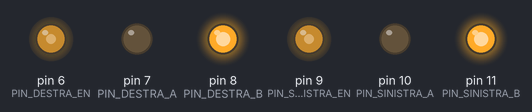
The sketch below on a simulated Arduino Uno, built with avr-gcc and run on an emulated ATmega328P. Parts: output pins drawn as LEDs (lit = HIGH).

Above: at 0.15 s.
At 1.45 s:
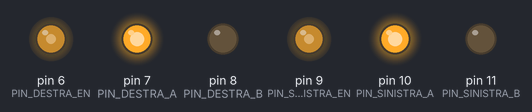
At 4.7 s:
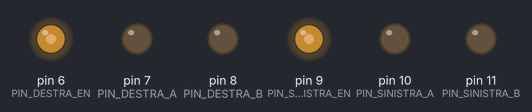
Timing chart, 0 to 6.0 s (numbered marks = the images above):
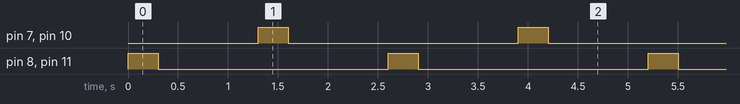

Measured:
- by itself, pin 7 (PIN_DESTRA_A), pin 8 (PIN_DESTRA_B), pin 10 (PIN_SINISTRA_A), pin 11 (PIN_SINISTRA_B): alternates HIGH for 0.30 s and LOW for 2.3 s
- by itself, everything shown: repeats every 2.6 s, in 4 steps

The sketch:

CAR_TEST.ino
```cpp
#define PIN_DESTRA_EN 6
#define PIN_DESTRA_A 7
#define PIN_DESTRA_B 8

#define PIN_SINISTRA_EN 9
#define PIN_SINISTRA_A 10
#define PIN_SINISTRA_B 11


void motore_destra_indietro( )
{
}


void setup() {
  // put your setup code here, to run once:

    pinMode(PIN_DESTRA_A,OUTPUT);
    pinMode(PIN_DESTRA_B,OUTPUT);
    pinMode(PIN_DESTRA_EN,OUTPUT);

    pinMode(PIN_SINISTRA_A,OUTPUT);
    pinMode(PIN_SINISTRA_B,OUTPUT);
    pinMode(PIN_SINISTRA_EN,OUTPUT);


   analogWrite( PIN_SINISTRA_EN , 128);
   analogWrite( PIN_DESTRA_EN ,128);


}


void mot_destra_avanti()
{
      digitalWrite(PIN_DESTRA_A,LOW);
      digitalWrite(PIN_DESTRA_B,HIGH);
}
void mot_sinistra_avanti()
{
      digitalWrite(PIN_SINISTRA_A,LOW);
      digitalWrite(PIN_SINISTRA_B,HIGH);
}

void mot_destra_indietro()
{
    digitalWrite(PIN_DESTRA_A,HIGH);
    digitalWrite(PIN_DESTRA_B,LOW);

}
void mot_sinistra_indietro()
{
    digitalWrite(PIN_SINISTRA_A,HIGH);
    digitalWrite(PIN_SINISTRA_B,LOW);

}

void motore_destra_stop()
{
    digitalWrite(PIN_DESTRA_A,LOW);
    digitalWrite(PIN_DESTRA_B,LOW);
}

void motore_sinistra_stop()
{
    digitalWrite(PIN_SINISTRA_A,LOW);
    digitalWrite(PIN_SINISTRA_B,LOW);

}

void avanti()
{
      mot_destra_avanti();
      mot_sinistra_avanti();
      delay(300);
      motore_destra_stop();
      motore_sinistra_stop();
}

void indietro()
{     mot_destra_indietro();
      mot_sinistra_indietro();
      delay(300);
      motore_destra_stop();
      motore_sinistra_stop();

}

void gira_a_destra()
{

}


void loop() {
  // put your main code here, to run repeatedly:
//mot_sinistra_indietro();

 avanti();
 delay (1000);
 indietro();
 delay (1000);


}
```
